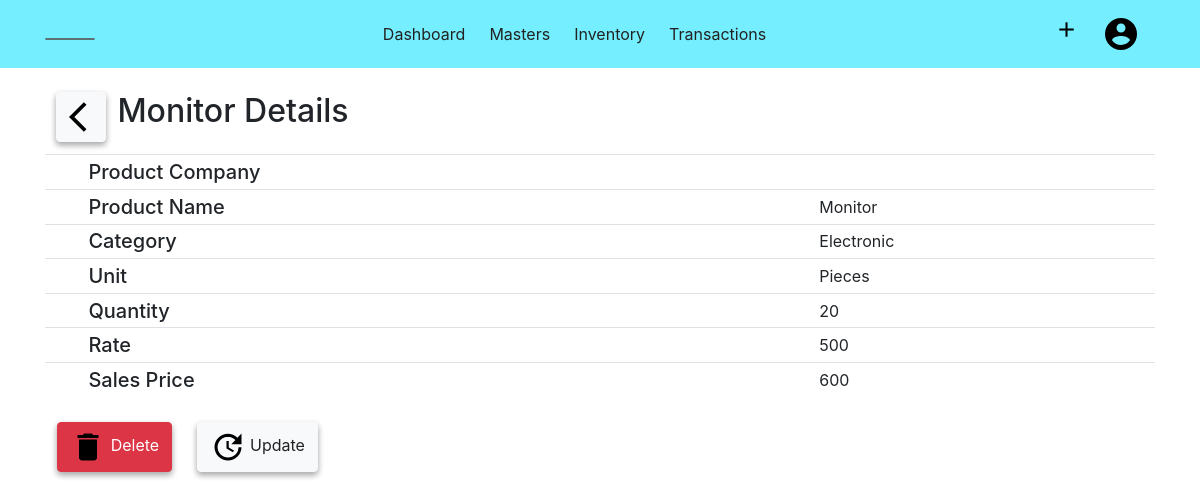
Before: /product/1/detail (signed in) with the older database file.
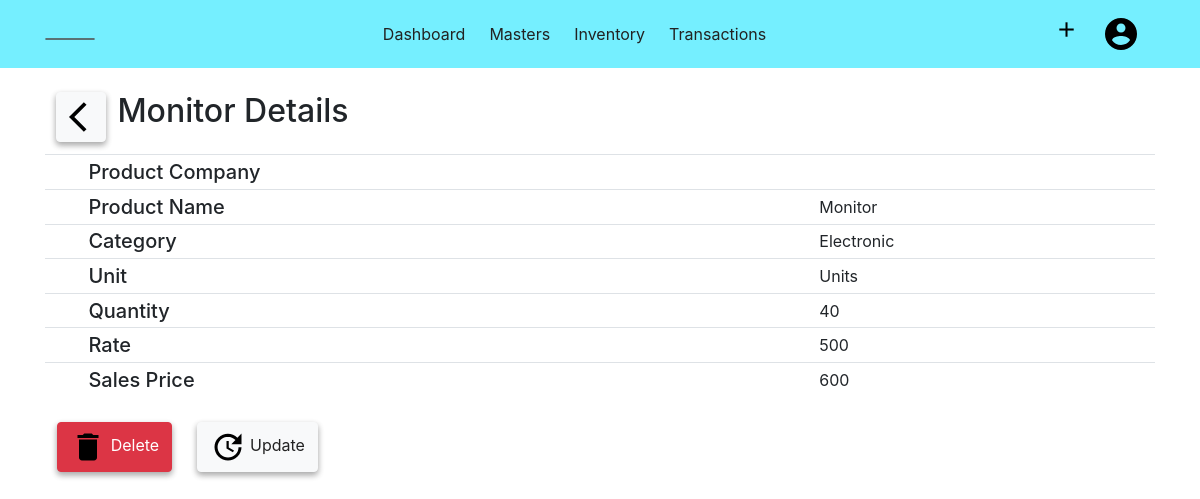
After: the same page with the newer database file.
### acsystem/models.py (models this page shows)
class Product(db.Model):
    id = db.Column(db.Integer, primary_key=True)
    name = db.Column(db.String(40), nullable=False)
    category = db.Column(db.Integer, db.ForeignKey('productcategory.id', ondelete="CASCADE"), nullable=False)
    categoryname = db.Column(db.String(40))
    unit = db.Column(db.Integer, db.ForeignKey('unit.id'), nullable=False)
    unitname = db.Column(db.String(10))
    quantity = db.Column(db.Integer, default=0)
    rate = db.Column(db.Integer)
    salesprice = db.Column(db.Integer)
    company_id = db.Column(db.Integer, db.ForeignKey('company.id', ondelete="CASCADE"), nullable=False)

### acsystem/product/routes.py (the view)
@products.route('/product/<int:product_id>/detail')
@login_required
def productdetail(product_id):
    prod = Product.query.get_or_404(product_id)
    if prod.company_id != current_user.activecompany:
        abort(403)
    return render_template('producttemplate/productdetail.html', title=prod.name, prod=prod)

### acsystem/models.py (called while the page is built)
@login_manager.user_loader
def load_user(user_id):
    return User.query.get(int(user_id))

### acsystem/templates/producttemplate/productdetail.html (shortened to what this page needs)
{% extends "layout.html"%}
{% block content %}
<div class="container mt-4">
    <button style="width:50px;" class=" btn btn-light float-left" onclick="window.history.back()">
        <img src="{{ url_for('static', filename='images/back.png') }}" alt="Back" />
    </button>
    <h2 class="mb-4">{{ prod.name }} Details</h2>
    <table class="table table-sm">
        <tbody>
            <tr>
                <td>&Tab;</td>
                <td class="h5">Product Company</td>
                <td id="setcountry"></td>
            </tr>
            <tr>
                <td>&Tab;</td>
                <td class="h5"> Product Name </td>
                <td>{{prod.name}}</td>
            </tr>
            <tr>
                <td>&Tab;</td>
                <td class="h5"> Category </td>
                <td>{{prod.categoryname}}</td>
            </tr>
            <tr>
                <td>&Tab;</td>
                <td class="h5"> Unit </td>
                <td>{{prod.unitname}}</td>
            </tr>
            <tr>
                <td>&Tab;</td>
                <td class="h5"> Quantity </td>
                <td>{{prod.quantity}}</td>
            </tr>
            <tr>
                <td>&Tab;</td>
                <td class="h5"> Rate</td>
                <td>{{prod.rate}}</td>
            </tr>
            <tr>
                <td>&Tab;</td>
                <td class="h5"> Sales Price</td>
                <td>{{prod.salesprice}}</td>
            </tr>
        </tbody>
    </table>
    <table class="mt-4">
        <tbody>
            <tr>
                <td>
                    <button type="button" class="btn btn-danger" data-toggle="modal" data-target="#deleteproduct">
                        <img src="{{ url_for('static',filename='images/delete.png') }}" alt="Delete"> Delete
                    </button>
                </td>
                <td>
                    <a type="button" class="btn btn-light" href="{{ url_for('products.updateproduct', product_id=prod.id) }}"><img
                            src="{{ url_for('static',filename='images/update.png') }}" alt="Delete"> Update
                    </a>
                </td>
            </tr>
        </tbody>
    </table>
</div>
{% endblock content %}

Changed rows visible on the page:
changed Product "Monitor": unitname "Pieces" → "Units"; quantity "20" → "40"
